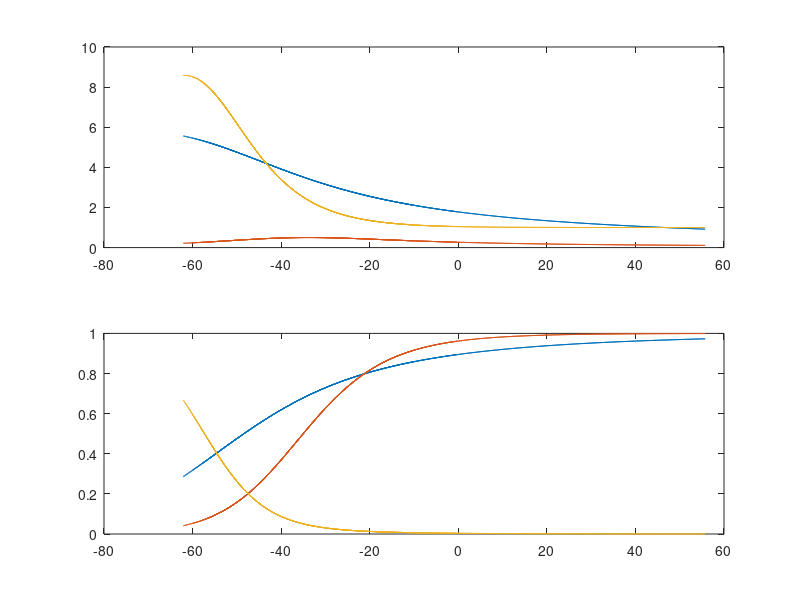

This figure's MATLAB source:
dt = 0.01; % Simulation time step
Duration = 20; % Simulation length
T = ceil(Duration/dt);
t = (1:T) * dt; % Simulation time points in ms
Cm = 1; % Membrane capacitance in micro Farads
gNa = 120; % in Siemens, maximum conductivity of Na+ Channel
gK = 36; % in Siemens, maximum conductivity of K+ Channel
gl = 0.3; % in Siemens, conductivity of leak Channel
ENa = 55; % in mv, Na+ nernst potential
EK = -72; % in mv, K+ nernst potential
El = -49.4; % in mv, nernst potential for leak channel
vr = -60; % in mv, resting potential
v = vr * ones(1,T); % Vector of output voltage
I = zeros(1,T); % in uA, external stimulus (external current)
% for example: I(1:10000) = 2; % an input current pulse

u = vr - v;
alpha_n = (.1 * u + 1)./(exp(1 + .1 * u) - 1) / 10;
beta_n = .125 * exp(u/80);
alpha_m = (u+25) ./ (exp(2.5+.1*u)-1)/10;
beta_m = 4*exp(u/18);
alpha_h = .07 * exp(u/20);
beta_h = 1 ./ (1+exp(3 + .1*u));
%intial condintions
n_initialCond = 0.1;
m_initialCond = 0.0001;
h_initialCond = 0.96;
dv = 0;
dn = 0;
dm = 0;
dh = 0;
n = n_initialCond * ones(1,T);
m = m_initialCond * ones(1,T);
h = h_initialCond * ones(1,T);
%dv = dv_initialCond * ones(1,T);
Iext = 100;


for i = 1:(T-1)
    dv = (gl*(El - v(i)) - gNa*(m(i)^3)*h(i)*(v(i) - ENa) - gK*(n(i)^4).*(v(i) - EK) + Iext)/Cm;
    v(i+1) = v(i) + dv*dt;
    u = vr - v;
    n(i+1) = n(i) + dn*dt;
    m(i+1) = m(i) + dm*dt;
    h(i+1) = h(i) + dh*dt;
    alpha_n = (.1 * u + 1)./(exp(1 + .1 * u) - 1) / 10;
    beta_n = .125 * exp(u/80);
    alpha_m = (u+25) ./ (exp(2.5+.1*u)-1)/10;
    beta_m = 4*exp(u/18);
    alpha_h = .07 * exp(u/20);
    beta_h = 1 ./ (1+exp(3 + .1*u));
    dn = (-n(i+1) + alpha_n(i+1)/(alpha_n(i+1) + beta_n(i+1)))*(alpha_n(i+1) + beta_n(i+1));
    dm = (-m(i+1) + alpha_m(i+1)/(alpha_m(i+1) + beta_m(i+1)))*(alpha_m(i+1) + beta_m(i+1));
    dh = (-h(i+1) + alpha_h(i+1)/(alpha_h(i+1) + beta_h(i+1)))*(alpha_h(i+1) + beta_h(i+1));
end
    

subplot(2,1,1);
plot(v,1./(alpha_n + beta_n),v,1./(alpha_m + beta_m),v,1./(alpha_h + beta_h));
subplot(2,1,2);
plot(v,alpha_n./(alpha_n + beta_n),v,alpha_m./(alpha_m + beta_m),v,alpha_h./(alpha_h + beta_h));

